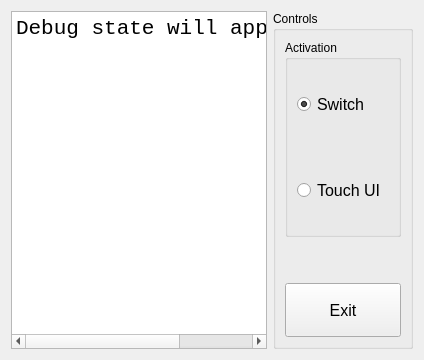
      <widget class="QWidget" name="tab_debug">
       <attribute name="title">
        <string>Debug</string>
       </attribute>
       <layout class="QHBoxLayout" name="debugLayout">
        <item>
         <widget class="QPlainTextEdit" name="txt_debug_state">
          <property name="lineWrapMode">
           <enum>QPlainTextEdit::NoWrap</enum>
          </property>
          <property name="font">
           <font>
            <family>Courier New</family>
            <pointsize>16</pointsize>
           </font>
          </property>
          <property name="readOnly">
           <bool>true</bool>
          </property>
          <property name="plainText">
           <string>Debug state will appear here.</string>
          </property>
         </widget>
        </item>
        <item>
         <widget class="QGroupBox" name="grp_debug_controls">
          <property name="minimumSize">
           <size>
            <width>140</width>
            <height>0</height>
           </size>
          </property>
          <property name="maximumSize">
           <size>
            <width>140</width>
            <height>16777215</height>
           </size>
          </property>
          <property name="title">
           <string>Controls</string>
          </property>
          <layout class="QVBoxLayout" name="debugControlsLayout">
           <item>
            <widget class="QGroupBox" name="grp_activation_control">
             <property name="title">
              <string>Activation</string>
             </property>
             <layout class="QVBoxLayout" name="activationControlLayout">
              <property name="spacing">
               <number>16</number>
              </property>
              <item>
               <widget class="QRadioButton" name="rb_activation_switch">
                <property name="minimumSize">
                 <size>
                  <width>0</width>
                  <height>70</height>
                 </size>
                </property>
                <property name="font">
                 <font>
                  <pointsize>12</pointsize>
                 </font>
                </property>
                <property name="text">
                 <string>Switch</string>
                </property>
                <property name="checked">
                 <bool>true</bool>
                </property>
               </widget>
              </item>
              <item>
               <widget class="QRadioButton" name="rb_activation_touch">
                <property name="minimumSize">
                 <size>
                  <width>0</width>
                  <height>70</height>
                 </size>
                </property>
                <property name="font">
                 <font>
                  <pointsize>12</pointsize>
                 </font>
                </property>
                <property name="text">
                 <string>Touch UI</string>
                </property>
               </widget>
              </item>
             </layout>
            </widget>
           </item>
           <item>
            <spacer name="debugControlsSpacer">
             <property name="orientation">
              <enum>Qt::Vertical</enum>
             </property>
             <property name="sizeHint" stdset="0">
              <size>
               <width>20</width>
               <height>40</height>
              </size>
             </property>
            </spacer>
           </item>
           <item>
            <widget class="QPushButton" name="btn_exit_desktop">
             <property name="minimumSize">
              <size>
               <width>0</width>
               <height>54</height>
              </size>
             </property>
             <property name="font">
              <font>
               <pointsize>12</pointsize>
              </font>
             </property>
             <property name="toolTip">
              <string>Close POC and return to the desktop</string>
             </property>
             <property name="text">
              <string>Exit</string>
             </property>
            </widget>
           </item>
          </layout>
         </widget>
        </item>
       </layout>
      </widget>
